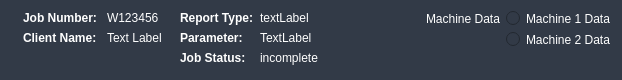
            <widget class="QWidget" name="Header_2" native="true">
             <property name="sizePolicy">
              <sizepolicy hsizetype="Preferred" vsizetype="MinimumExpanding">
               <horstretch>0</horstretch>
               <verstretch>0</verstretch>
              </sizepolicy>
             </property>
             <property name="maximumSize">
              <size>
               <width>16777215</width>
               <height>80</height>
              </size>
             </property>
             <property name="styleSheet">
              <string notr="true">QWidget {
	background-color: #323a47; 
	color: white; 
	border-radius: 10px;
} 
</string>
             </property>
             <layout class="QHBoxLayout" name="horizontalLayout_7">
              <item alignment="Qt::AlignLeft">
               <widget class="QWidget" name="widget_3" native="true">
                <layout class="QFormLayout" name="formLayout_4">
                 <property name="horizontalSpacing">
                  <number>10</number>
                 </property>
                 <property name="leftMargin">
                  <number>12</number>
                 </property>
                 <property name="topMargin">
                  <number>0</number>
                 </property>
                 <property name="rightMargin">
                  <number>12</number>
                 </property>
                 <property name="bottomMargin">
                  <number>0</number>
                 </property>
                 <item row="0" column="0">
                  <widget class="QLabel" name="jobNumLabel2">
                   <property name="font">
                    <font>
                     <weight>75</weight>
                     <bold>true</bold>
                    </font>
                   </property>
                   <property name="text">
                    <string>Job Number:</string>
                   </property>
                  </widget>
                 </item>
                 <item row="0" column="1">
                  <widget class="QLabel" name="jobNum">
                   <property name="text">
                    <string>W123456</string>
                   </property>
                  </widget>
                 </item>
                 <item row="1" column="0">
                  <widget class="QLabel" name="label_25">
                   <property name="font">
                    <font>
                     <weight>75</weight>
                     <bold>true</bold>
                    </font>
                   </property>
                   <property name="text">
                    <string>Client Name:</string>
                   </property>
                  </widget>
                 </item>
                 <item row="1" column="1">
                  <widget class="QLabel" name="clientNameHeader">
                   <property name="text">
                    <string>Text Label</string>
                   </property>
                  </widget>
                 </item>
                </layout>
               </widget>
              </item>
              <item alignment="Qt::AlignLeft">
               <widget class="QWidget" name="widget_13" native="true">
                <property name="minimumSize">
                 <size>
                  <width>200</width>
                  <height>0</height>
                 </size>
                </property>
                <layout class="QFormLayout" name="formLayout_6">
                 <property name="leftMargin">
                  <number>0</number>
                 </property>
                 <property name="topMargin">
                  <number>0</number>
                 </property>
                 <property name="rightMargin">
                  <number>0</number>
                 </property>
                 <property name="bottomMargin">
                  <number>0</number>
                 </property>
                 <item row="0" column="0">
                  <widget class="QLabel" name="label_14">
                   <property name="font">
                    <font>
                     <weight>75</weight>
                     <bold>true</bold>
                    </font>
                   </property>
                   <property name="text">
                    <string>Report Type:</string>
                   </property>
                  </widget>
                 </item>
                 <item row="0" column="1">
                  <widget class="QLabel" name="reportTypeHeader">
                   <property name="text">
                    <string>textLabel</string>
                   </property>
                  </widget>
                 </item>
                 <item row="1" column="1">
                  <widget class="QLabel" name="parameterHeader">
                   <property name="text">
                    <string>TextLabel</string>
                   </property>
                  </widget>
                 </item>
                 <item row="2" column="0">
                  <widget class="QLabel" name="label_28">
                   <property name="font">
                    <font>
                     <weight>75</weight>
                     <bold>true</bold>
                    </font>
                   </property>
                   <property name="text">
                    <string>Job Status:</string>
                   </property>
                  </widget>
                 </item>
                 <item row="2" column="1">
                  <widget class="QLabel" name="statusHeader">
                   <property name="text">
                    <string>incomplete</string>
                   </property>
                  </widget>
                 </item>
                 <item row="1" column="0">
                  <widget class="QLabel" name="label_26">
                   <property name="font">
                    <font>
                     <weight>75</weight>
                     <bold>true</bold>
                    </font>
                   </property>
                   <property name="text">
                    <string>Parameter:</string>
                   </property>
                  </widget>
                 </item>
                </layout>
               </widget>
              </item>
              <item>
               <spacer name="horizontalSpacer_6">
                <property name="orientation">
                 <enum>Qt::Horizontal</enum>
                </property>
                <property name="sizeHint" stdset="0">
                 <size>
                  <width>40</width>
                  <height>20</height>
                 </size>
                </property>
               </spacer>
              </item>
              <item>
               <widget class="QWidget" name="icpDataField" native="true">
                <property name="maximumSize">
                 <size>
                  <width>300</width>
                  <height>16777215</height>
                 </size>
                </property>
                <layout class="QFormLayout" name="formLayout_3">
                 <property name="leftMargin">
                  <number>0</number>
                 </property>
                 <property name="topMargin">
                  <number>0</number>
                 </property>
                 <property name="rightMargin">
                  <number>0</number>
                 </property>
                 <property name="bottomMargin">
                  <number>0</number>
                 </property>
                 <item row="0" column="1">
                  <widget class="QRadioButton" name="radioButton">
                   <property name="text">
                    <string>Machine 1 Data</string>
                   </property>
                   <property name="checkable">
                    <bool>false</bool>
                   </property>
                  </widget>
                 </item>
                 <item row="1" column="1">
                  <widget class="QRadioButton" name="radioButton_2">
                   <property name="text">
                    <string>Machine 2 Data</string>
                   </property>
                   <property name="checkable">
                    <bool>false</bool>
                   </property>
                  </widget>
                 </item>
                 <item row="0" column="0">
                  <widget class="QLabel" name="label_31">
                   <property name="font">
                    <font>
                     <weight>50</weight>
                     <bold>false</bold>
                    </font>
                   </property>
                   <property name="text">
                    <string>Machine Data</string>
                   </property>
                  </widget>
                 </item>
                </layout>
               </widget>
              </item>
             </layout>
            </widget>
